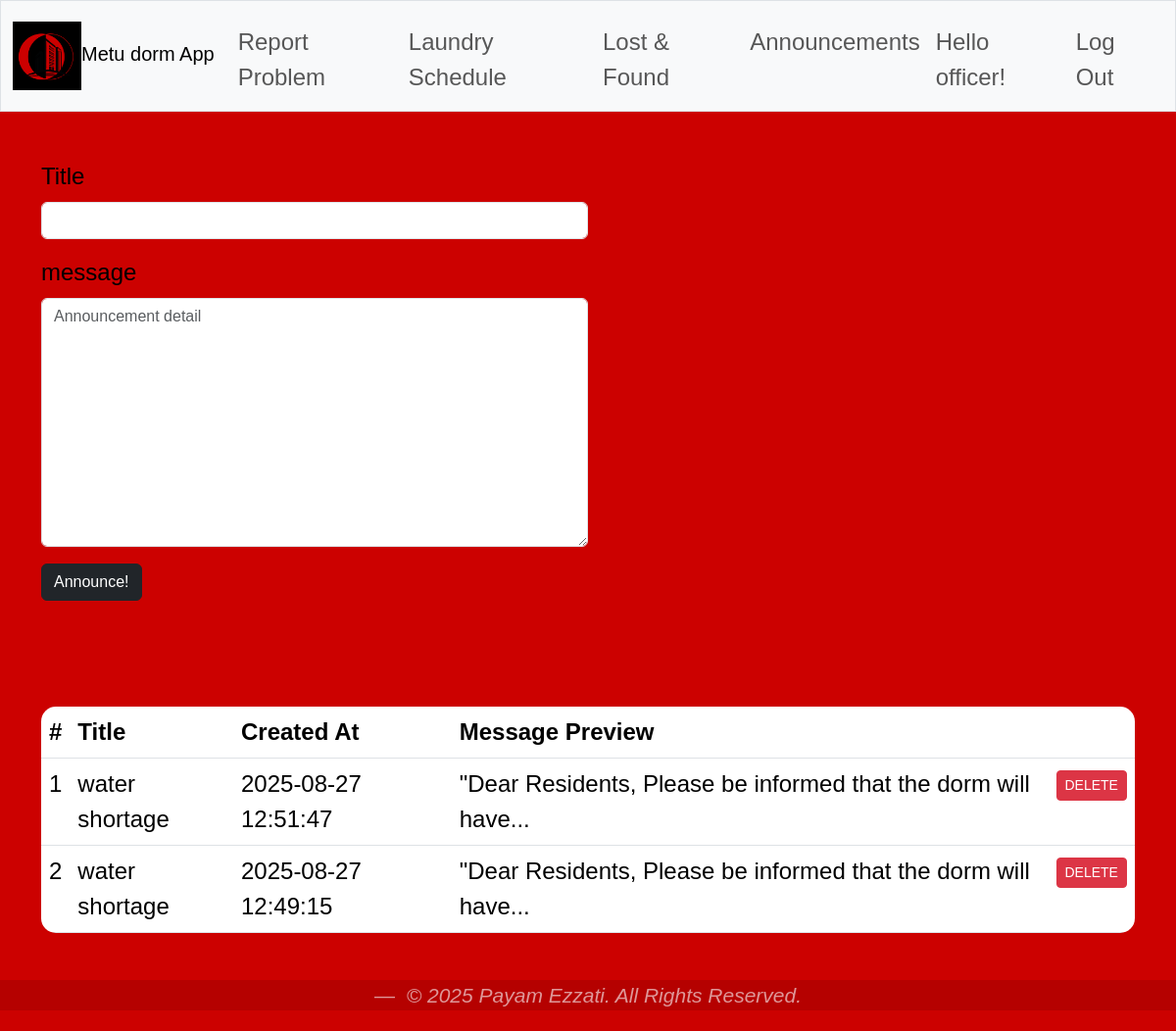
Page /announcements (signed in) on the earlier database version.
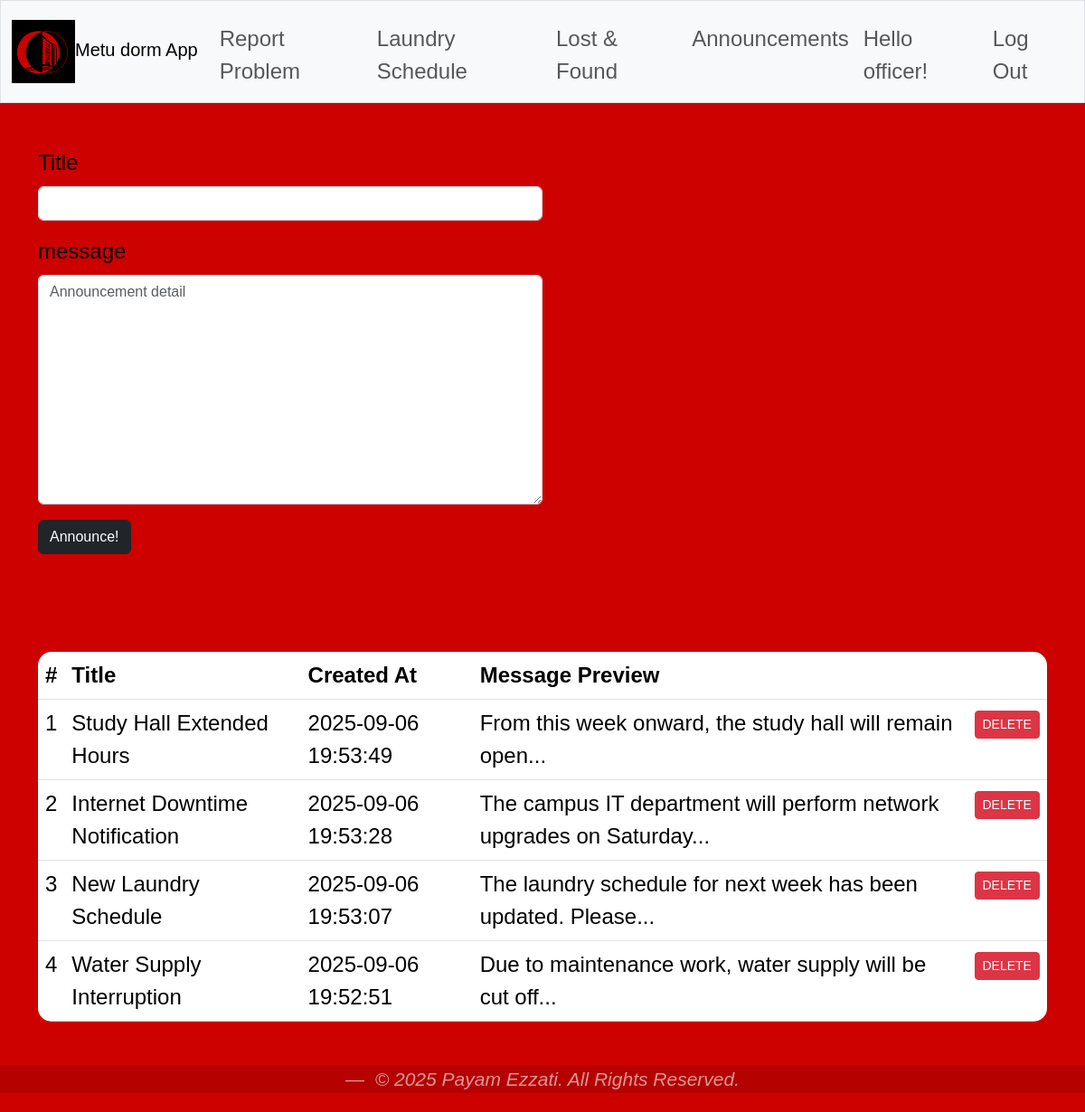
Same page on the later database version.
### tables this page shows
CREATE TABLE announcements(
            id INTEGER PRIMARY KEY AUTOINCREMENT,
            user_id INTEGER NOT NULL,
            title TEXT,
            message TEXT,
            created_at TIMESTAMP DEFAULT CURRENT_TIMESTAMP,
            FOREIGN KEY (user_id) REFERENCES userss(id)
        );

### app.py (the view)
@app.route("/announcements",methods=["GET", "POST"])
@login_required
def announcements():
    if request.method == "POST":
        title = request.form.get("title")
        message = request.form.get("message")
        if not title or not message:
            return apology("no title - message :(")
        db = get_db()
        db.execute(
        "INSERT INTO announcements (title,message,user_id) VALUES (?,?,?)",
        (title,message,session["user_id"])
        )
        db.commit()
        return redirect("/announcements")
    else:
        db = get_db()
        cursor = db.execute( "SELECT userss.dorm_number as dorm, announcements.id AS announcement_id, announcements.title, announcements.message, announcements.created_at, userss.name AS posted_by " \
        "FROM announcements JOIN userss ON announcements.user_id = userss.id WHERE userss.dorm_number = ? ORDER BY announcements.id DESC;",(session["dorm"],))
        rows = cursor.fetchall()
        rows_dicts = [dict(row) for row in rows]
        for row in rows_dicts:
         words = row["message"].split()
         if len(words) > 10:
            row["preview"] = " ".join(words[:10]) + "..."
         else:
            row["preview"] = row["message"]
        return render_template("announcements.html",rows=rows_dicts)

### app.py (called while the page is built)
def get_db():
    if "db" not in g:
        g.db = sqlite3.connect(DATABASE)
        g.db.row_factory = sqlite3.Row
    return g.db

### helpers.py (called while the page is built)
def login_required(f):
    @wraps(f)
    def decorated_function(*args, **kwargs):
        if session.get("user_id") is None:
            return redirect("/login")
        return f(*args, **kwargs)
    return decorated_function

### templates/announcements.html (shortened to what this page needs)
{% extends "layout.html" %}
{% block main %}
    {% if session["role"] == "Officer"%}
    <form method = "POST">
        <div class="mb-3 col-6">
            <label  class="form-label">Title</label>
            <input type="text" class="form-control" name="title" required>
        </div>
        <div class="mb-3 col-6">
            <label class="form-label" required>message</label>
            <textarea class="form-control" name="message" rows="10" placeholder="Announcement detail" required></textarea>
        </div>
        <button type="submit" class="btn btn-dark">Announce!</button>
    </form>
    <br><br><br>
    <table class="table table-hover">
        <thead>
            <tr>
            <th>#</th>
            <th>Title</th>
            <th>Created At</th>
            <th>Message Preview</th>
            <th></th>
            </tr>
        </thead>
        <tbody>
            {% for row in rows %}
            <tr>
                <td>{{ loop.index }}</td>
                <td>{{ row["title"] }}</td>
                <td>{{row["created_at"]}} </td>
                <td>{{ row["preview"] }}</td>
                <td>
                <form method="POST" action="/announcement_delete">
                    <button type="submit" class="btn btn-danger btn-sm">DELETE</button>
                </form>
                </td>
            </tr>
            {% endfor %}
        </tbody>
    </table>
    {%endif%}
{% endblock %}

### templates/layout.html (shortened to what this page needs)
<!DOCTYPE html>
<html lang="en">
<head>
    <link href="https://cdn.jsdelivr.net/npm/bootstrap@5.3.3/dist/css/bootstrap.min.css" rel="stylesheet">
    <link href="/static/styles.css" rel="stylesheet">
</head>
<body>
    <nav class="navbar navbar-expand-md navbar-light bg-light border">
        <div class="container-fluid">
            <a class="navbar-brand" href="/"><img src="/static/logo.png" alt="Bootstrap" width="70">Metu dorm App</a>
            <div class="collapse navbar-collapse" id="navbar">
                {% if session.get("user_id") %}
                <ul class="navbar-nav me-auto mt-2">
                    <li class="nav-item"><a class="nav-link" href="/report_problem">Report Problem</a></li>
                    <li class="nav-item"><a class="nav-link" href="/laundry">Laundry Schedule</a></li>
                    <li class="nav-item"><a class="nav-link" href="/lost_and_found">Lost & Found</a></li>
                    <li class="nav-item"><a class="nav-link" href="/announcements">Announcements</a></li>
                </ul>
                <ul class="navbar-nav ms-auto mt-2">
                    <li class="nav-item"><span class="nav-link">Hello {{ session.get("name") }}!</span></li>
                    <li class="nav-item"><a class="nav-link" href="/logout">Log Out</a></li>
                </ul>
                {% else %}
                <ul class="navbar-nav ms-auto mt-2">
                            <li class="nav-item"><a class="nav-link" href="/register">Register</a></li>
                            <li class="nav-item"><a class="nav-link" href="/login">Log In</a></li>
                        </ul>
                {% endif %}
            </div>
        </div>
    </nav>
    <main class="container py-5">
        {% block main %}{% endblock %}
    </main>
</body>
<footer>
  <section class="footer-bottom">
    <div class="container text-center">
      <figcaption class="blockquote-footer">
        <cite title="Source Title">&copy; 2025 Payam Ezzati. All Rights Reserved.</cite>
      </figcaption>
    </div>
  </section>
</footer>
</html>

### static/styles.css (style rules this page uses)
* { box-sizing: border-box; }
body { padding-bottom: 5px; background-color: #cc0100; font-family: Arial, sans-serif; color: #000000; font-size: 1.5rem; font-weight: 400; line-height: 1.5; margin: 0; }
.table { border-radius: 15px; overflow: hidden; }
footer { margin-top: auto; color: rgba(248, 249, 250, 0.6); }
.footer-bottom { background-color: #0000001d; }
.footer-bottom .blockquote-footer { color: #f8f9fa9b; }
a { color: rgb(0, 0, 0); background-color: transparent; text-decoration: none; }

Differences in the rows shown:
removed announcements: title "water shortage", created_at "2025-08-27 12:51:47", preview "\"Dear Residents, Please be informed that the dorm will have..."
removed announcements: title "water shortage", created_at "2025-08-27 12:49:15", preview "\"Dear Residents, Please be informed that the dorm will have..."
added announcements: title "Study Hall Extended Hours", created_at "2025-09-06 19:53:49", preview "From this week onward, the study hall will remain open..."
added announcements: title "Internet Downtime Notification", created_at "2025-09-06 19:53:28", preview "The campus IT department will perform network upgrades on Saturday..."
added announcements: title "New Laundry Schedule", created_at "2025-09-06 19:53:07", preview "The laundry schedule for next week has been updated. Please..."
added announcements: title "Water Supply Interruption", created_at "2025-09-06 19:52:51", preview "Due to maintenance work, water supply will be cut off..."
